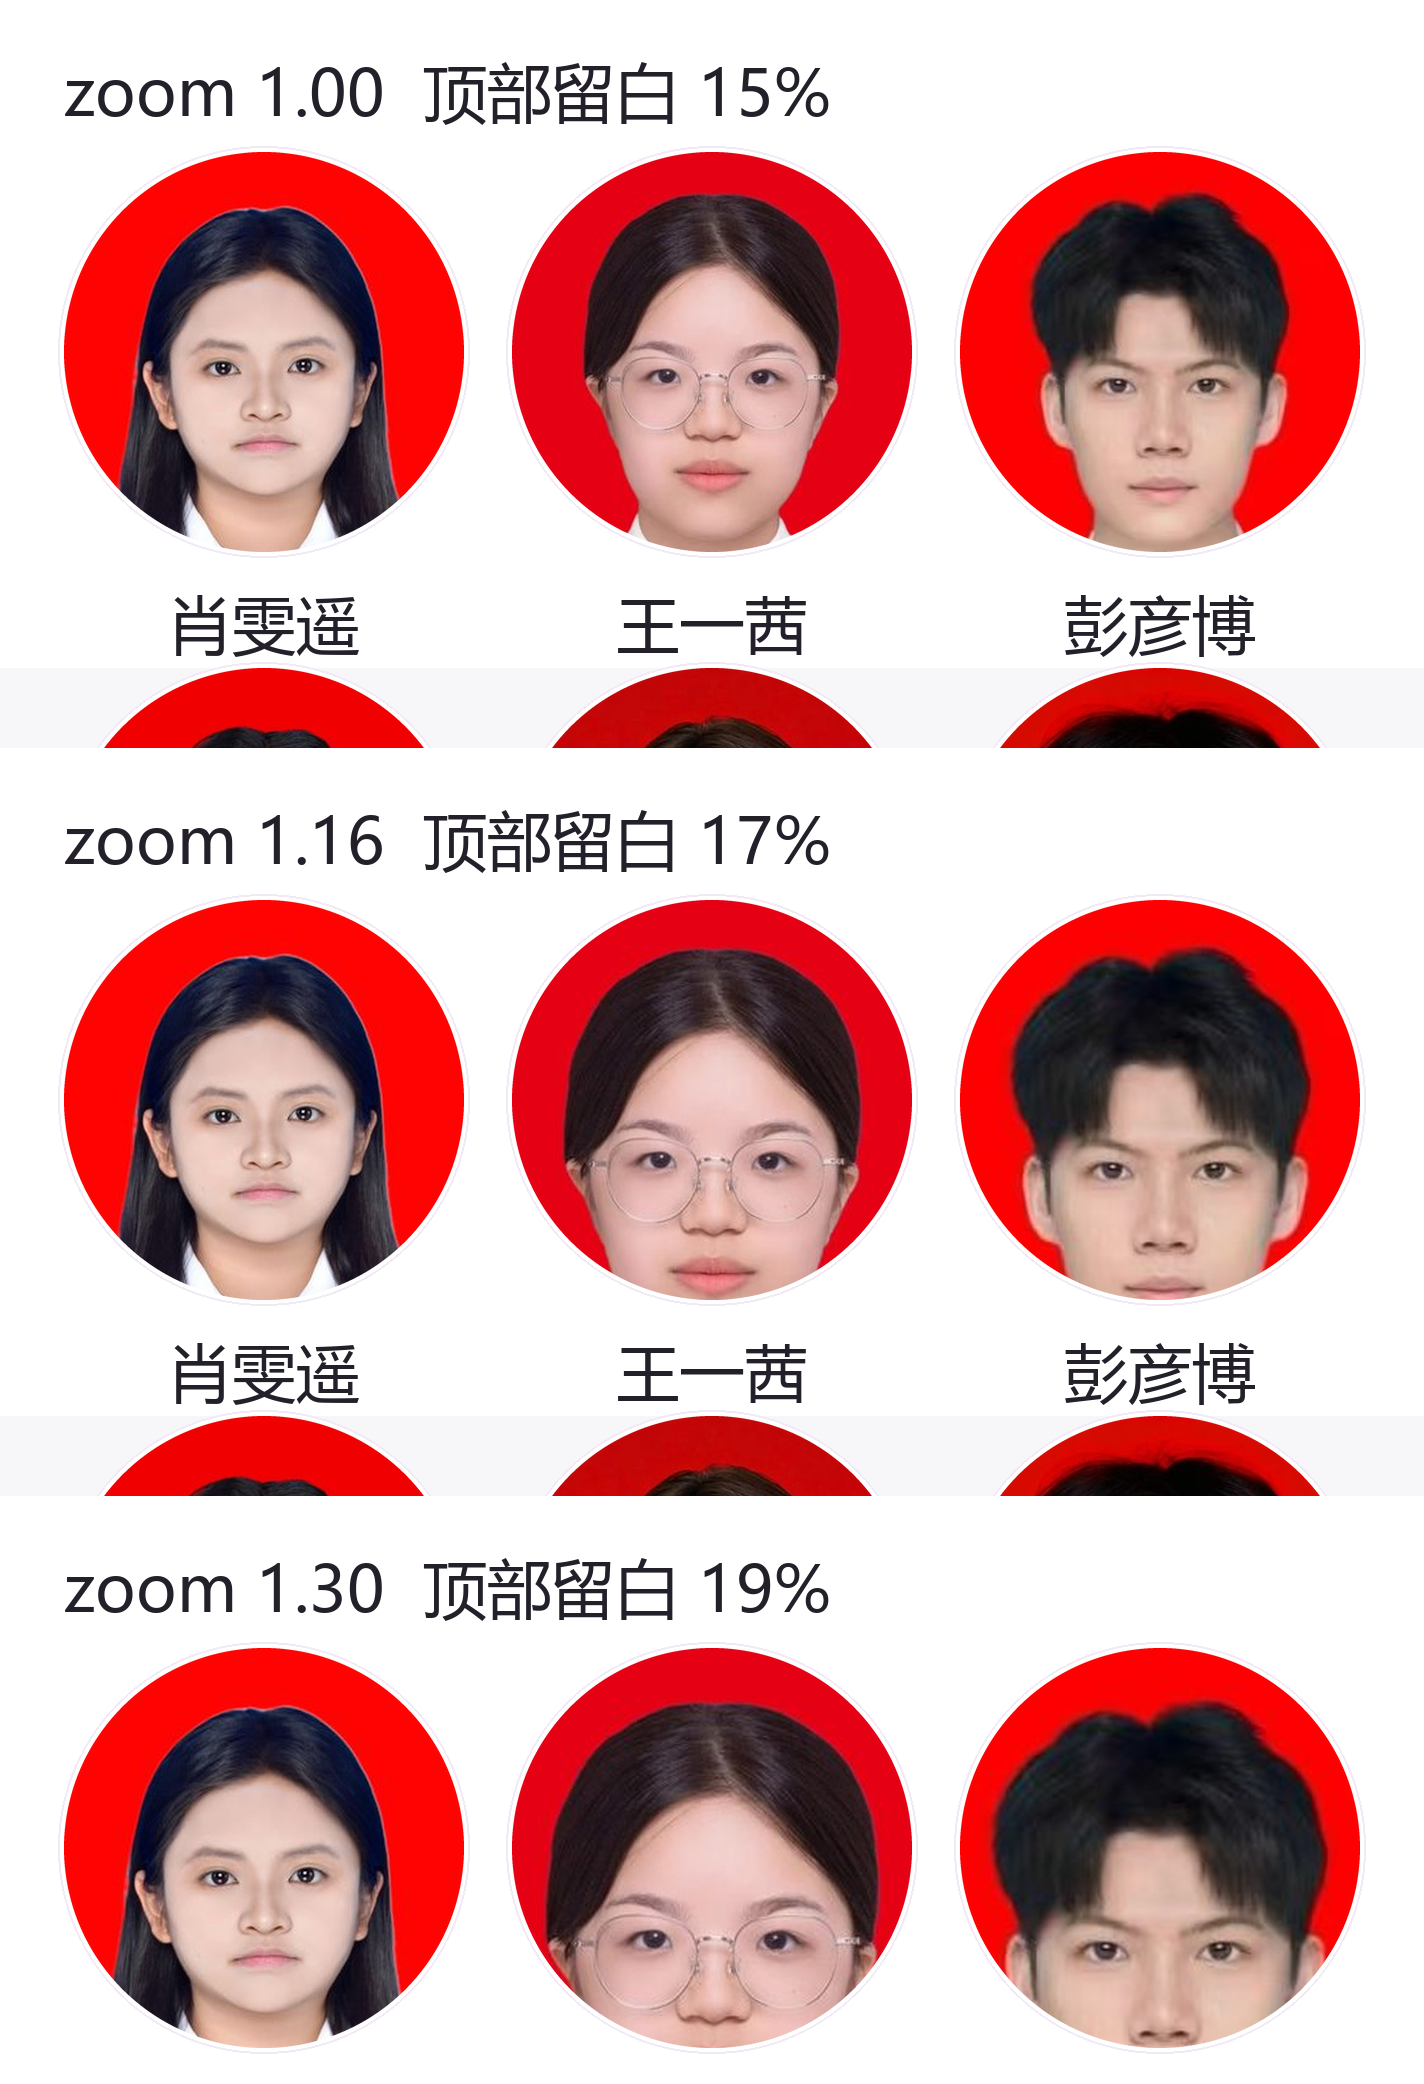

The script that saved this image:
# -*- coding: utf-8 -*-
"""微调头部裁切参数，三档对照（1.00 / 1.16 / 1.30），挑出最稳的一档"""
import os
from PIL import Image, ImageDraw, ImageFont

SRC = r'D:\yxy\wx_project1\assets\images\nurses'
OUT = r'D:\yxy\wx_project1\mockups\_head_crop_tune.png'
ORDER = [u'肖雯遥', u'王一茜', u'彭彦博', u'方嘉倩', u'胡冰冰', u'谢远杰']
ZOOMS = [(1.00, 0.15), (1.16, 0.17), (1.30, 0.19)]


def subject_bbox(im):
    w, h = im.size
    px = im.load()
    band = int(h * 0.62)
    minx, miny, maxx, maxy = w, band, -1, -1
    for y in range(0, band, 2):
        for x in range(0, w, 2):
            r, g, b = px[x, y]
            if not (r > 150 and (r - g) > 90 and (r - b) > 90):
                minx = min(minx, x); maxx = max(maxx, x)
                miny = min(miny, y); maxy = max(maxy, y)
    return minx, miny, maxx, maxy


def head_crop(im, zoom, top_r):
    w, h = im.size
    x0, y0, x1, y1 = subject_bbox(im)
    hw = max(1, x1 - x0)
    cx = (x0 + x1) // 2
    side = min(int(hw * 1.58 / zoom), w, h)
    left = max(0, min(cx - side // 2, w - side))
    top = max(0, min(int(y0 - side * top_r), h - side))
    return im.crop((left, top, left + side, top + side))


S, D, GAP, PAD = 2, 200 * 2, 24 * 2, 32 * 2
TITLE_H, LABEL_H, COLS = 76 * 2, 58 * 2, 3
FONT = ImageFont.truetype(r'C:\Windows\Fonts\msyh.ttc', 32 * S)
MASK_BIG = Image.new('L', (D * 4, D * 4), 0)
ImageDraw.Draw(MASK_BIG).ellipse((0, 0, D * 4 - 1, D * 4 - 1), fill=255)
MASK = MASK_BIG.resize((D, D), Image.LANCZOS)

row_w = PAD * 2 + D * COLS + GAP * (COLS - 1)
row_h = TITLE_H + D + LABEL_H
canvas = Image.new('RGB', (row_w, row_h * len(ZOOMS) + 40 * S), (247, 247, 250))
draw = ImageDraw.Draw(canvas)

for k, (zoom, top_r) in enumerate(ZOOMS):
    y0 = k * (row_h + 40 * S)
    draw.rectangle((0, y0, row_w, y0 + row_h - 1), fill=(255, 255, 255))
    draw.text((PAD, y0 + 24 * S), u'zoom %.2f  顶部留白 %.0f%%' % (zoom, top_r * 100),
              font=FONT, fill=(35, 32, 42))
    base = y0 + TITLE_H
    for i, name in enumerate(ORDER):
        im = Image.open(os.path.join(SRC, name + '.jpg')).convert('RGB')
        im = head_crop(im, zoom, top_r).resize((D, D), Image.LANCZOS)
        cx = PAD + i % COLS * (D + GAP)
        cy = base + i // COLS * (D + LABEL_H)
        draw.ellipse((cx - 3 * S, cy - 3 * S, cx + D + 3 * S - 1, cy + D + 3 * S - 1),
                     fill=(255, 255, 255), outline=(241, 234, 245), width=2)
        canvas.paste(im, (cx, cy), MASK)
        bb = draw.textbbox((0, 0), name, font=FONT)
        draw.text((cx + D // 2 - (bb[2] - bb[0]) // 2, cy + D + 14 * S), name,
                  font=FONT, fill=(35, 32, 42))

canvas.save(OUT, 'PNG')
print('saved %s %s' % (OUT, canvas.size))
